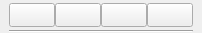
     <widget class="QWidget" name="colorWidget" native="true">
      <property name="enabled">
       <bool>true</bool>
      </property>
      <property name="sizePolicy">
       <sizepolicy hsizetype="Preferred" vsizetype="Fixed">
        <horstretch>0</horstretch>
        <verstretch>0</verstretch>
       </sizepolicy>
      </property>
      <property name="minimumSize">
       <size>
        <width>0</width>
        <height>32</height>
       </size>
      </property>
      <property name="maximumSize">
       <size>
        <width>16777215</width>
        <height>32</height>
       </size>
      </property>
      <layout class="QVBoxLayout" name="verticalLayout_2">
       <property name="spacing">
        <number>0</number>
       </property>
       <property name="sizeConstraint">
        <enum>QLayout::SizeConstraint::SetMinimumSize</enum>
       </property>
       <property name="leftMargin">
        <number>9</number>
       </property>
       <property name="topMargin">
        <number>0</number>
       </property>
       <property name="rightMargin">
        <number>9</number>
       </property>
       <property name="bottomMargin">
        <number>0</number>
       </property>
       <item>
        <widget class="QWidget" name="colorWidget_internal" native="true">
         <property name="enabled">
          <bool>true</bool>
         </property>
         <property name="sizePolicy">
          <sizepolicy hsizetype="Preferred" vsizetype="Fixed">
           <horstretch>0</horstretch>
           <verstretch>0</verstretch>
          </sizepolicy>
         </property>
         <property name="minimumSize">
          <size>
           <width>0</width>
           <height>30</height>
          </size>
         </property>
         <property name="maximumSize">
          <size>
           <width>16777215</width>
           <height>30</height>
          </size>
         </property>
         <layout class="QHBoxLayout" name="layoutColor">
          <property name="spacing">
           <number>0</number>
          </property>
          <property name="leftMargin">
           <number>0</number>
          </property>
          <property name="topMargin">
           <number>2</number>
          </property>
          <property name="rightMargin">
           <number>0</number>
          </property>
          <property name="bottomMargin">
           <number>2</number>
          </property>
          <item>
           <widget class="QPushButton" name="rc_btn_colorRed">
            <property name="minimumSize">
             <size>
              <width>46</width>
              <height>24</height>
             </size>
            </property>
            <property name="maximumSize">
             <size>
              <width>46</width>
              <height>24</height>
             </size>
            </property>
            <property name="text">
             <string/>
            </property>
           </widget>
          </item>
          <item>
           <spacer name="horizontalSpacer_6">
            <property name="orientation">
             <enum>Qt::Orientation::Horizontal</enum>
            </property>
            <property name="sizeHint" stdset="0">
             <size>
              <width>0</width>
              <height>30</height>
             </size>
            </property>
           </spacer>
          </item>
          <item>
           <widget class="QPushButton" name="rc_btn_colorGreen">
            <property name="minimumSize">
             <size>
              <width>46</width>
              <height>24</height>
             </size>
            </property>
            <property name="maximumSize">
             <size>
              <width>46</width>
              <height>24</height>
             </size>
            </property>
            <property name="text">
             <string/>
            </property>
           </widget>
          </item>
          <item>
           <spacer name="horizontalSpacer_10">
            <property name="orientation">
             <enum>Qt::Orientation::Horizontal</enum>
            </property>
            <property name="sizeHint" stdset="0">
             <size>
              <width>0</width>
              <height>30</height>
             </size>
            </property>
           </spacer>
          </item>
          <item>
           <widget class="QPushButton" name="rc_btn_colorYellow">
            <property name="minimumSize">
             <size>
              <width>46</width>
              <height>24</height>
             </size>
            </property>
            <property name="maximumSize">
             <size>
              <width>46</width>
              <height>24</height>
             </size>
            </property>
            <property name="text">
             <string/>
            </property>
           </widget>
          </item>
          <item>
           <spacer name="horizontalSpacer_7">
            <property name="orientation">
             <enum>Qt::Orientation::Horizontal</enum>
            </property>
            <property name="sizeHint" stdset="0">
             <size>
              <width>0</width>
              <height>30</height>
             </size>
            </property>
           </spacer>
          </item>
          <item>
           <widget class="QPushButton" name="rc_btn_colorBlue">
            <property name="minimumSize">
             <size>
              <width>46</width>
              <height>24</height>
             </size>
            </property>
            <property name="maximumSize">
             <size>
              <width>46</width>
              <height>24</height>
             </size>
            </property>
            <property name="text">
             <string/>
            </property>
           </widget>
          </item>
         </layout>
        </widget>
       </item>
       <item>
        <widget class="Line" name="line_2">
         <property name="accessibleName">
          <string>line</string>
         </property>
         <property name="orientation">
          <enum>Qt::Orientation::Horizontal</enum>
         </property>
        </widget>
       </item>
      </layout>
     </widget>
